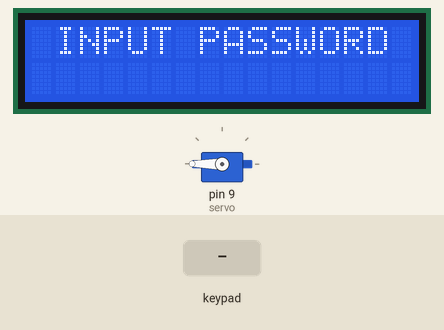
Recording of a sketch running on a simulated Arduino Uno, built with avr-gcc and run on an emulated ATmega328P. Shown: servo, 16×2 character LCD. Inputs (shaded band) come from the test bench.

Above: at 1.8 s.
1.9 s: keypad keys 0 1 0 2 0 3 pressed 0.4 s apart
At 5.1 s:
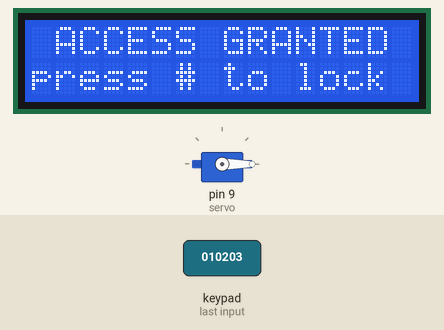
5.8 s: keypad keys 0 1 0 2 0 3 # pressed 0.4 s apart
At 9.5 s:
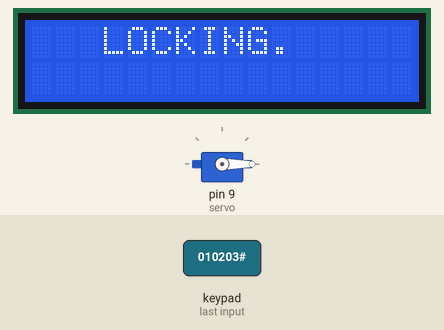
11.6 s: key '*' pressed
At 14.4 s:
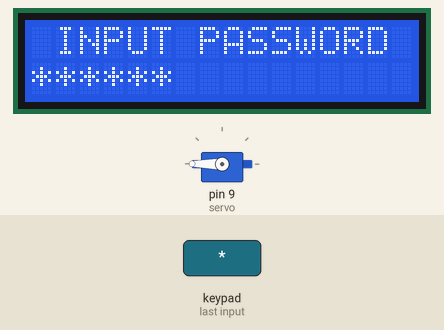
14.6 s: key '#' pressed
At 15.6 s:
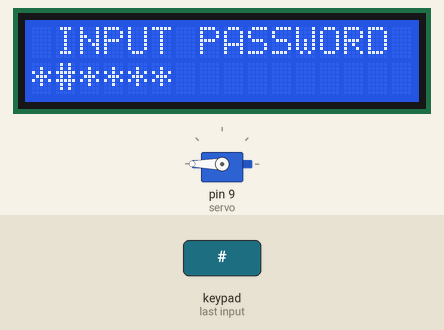
16.1 s: keypad keys * * * * * * # pressed 0.4 s apart
At 17.6 s:
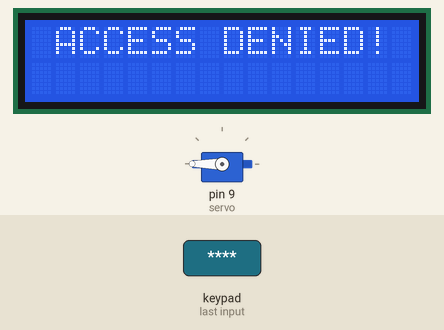
20.6 s: keypad keys 1 3 9 7 2 2 # pressed 0.4 s apart
At 24.3 s:
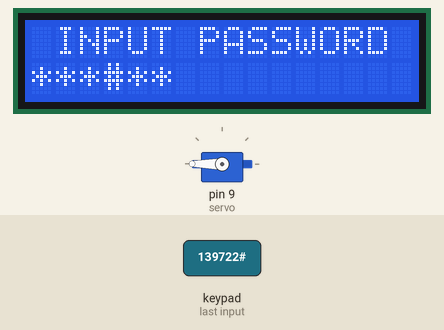
Timing chart, 0 to 25.8 s (numbered marks = the images above; inputs shaded):
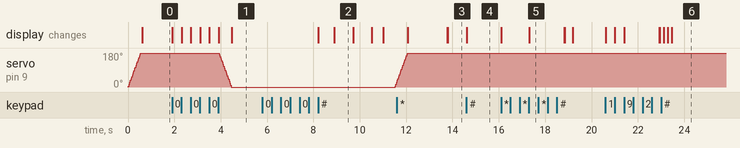

Measured:
- after the input at 1.9 s, servo on pin 9 (servo): moves from 180° to 0° over 0.51 s, starting after 2.0 s; the display: first changes at once (image 1 shows a later state)
- after the input at 5.8 s, servo on pin 9 (servo): 0° → 25° after 5.7 s; the display: first changes after 2.4 s (image 2 shows a later state)
- after the input at 11.6 s, the display: first differs from a run without the input after 2.2 s (image 3)
- after the input at 14.6 s, the display: changes at once (image 4)
- after the input at 16.1 s, the display: first changes at once (image 5 shows a later state)
- after the input at 20.6 s, the display: first changes at once (image 6 shows a later state)

The sketch:

DoorLockSYS.ino
```cpp
#include <Keypad.h>
#include <LiquidCrystal.h>
#include <Servo.h>

Servo servo; // mendeklrasi fungsi servo dengan nama servo

LiquidCrystal lcd(A0, A1, A2, A3, A4, A5); // rs en d4 d5 d6 mengatur pin yang digunakan untuk lcd/ mode 4 bit lcd untuk menghemat pin uno

#define panjang_pass 7 // mendefine panjang password + dengan null char

int pos = 0;    // variabel untuk posisi servo

char data[panjang_pass]; // membuat array char data sepanjang panjang_pass yang telah di define
char pass[panjang_pass] = "010203";     //password untuk program ini
int data_count = 0, pass_count = 0; // variabel counting
bool pass_benar; // variable untuk mengecek password
char input_keypad; // variabel input_keypad

int salah =0; // variabel untuk menyimpan berapa x kesalahan

const byte ROWS = 4; // membuat array untuk keypad
const byte COLS = 3;
char keys[ROWS][COLS] = {
  {'1', '2', '3'},
  {'4', '5', '6'},
  {'7', '8', '9'},
  {'*', '0', '#'}
};
bool door = true; // untuk mengecek posisi slot pintu. 1/true untuk tertutup dan 0/false untuk terbuka

byte rowPins[ROWS] = {8, 7, 6, 5}; //untuk connect antar pin keypad dengan arduino
byte colPins[COLS] = {4, 3, 2};

Keypad keypad( makeKeymap(keys), rowPins, colPins, ROWS, COLS); //untuk membuat map keypad

void setup()
{
  servo.attach(9); // mengatur pin yang digunakan oleh servo
  ServoClose(); // memanggil fungsi servoclose untuk menutup servo, untuk jaga2 apabila servo keadaan awalnya hidup
  lcd.begin(16, 2); // menginisialisasi lcd dengan memanggil fungsi pada library lcd

}

void loop()
{
  if (door == 0)
  {
    input_keypad = keypad.getKey();

    if (input_keypad == '#')

    {

    lcd.clear();
      lcd.setCursor (3,0);
        lcd.print("LOCKING");
        delay (700);
      lcd.setCursor (10,0);
        lcd.print(".");
        delay (800);
      lcd.setCursor (11,0);
        lcd.print(".");
        delay (800);
      lcd.setCursor (12,0);
        lcd.print(".");
        delay (500);
        lcd.clear();
        delay (500);
        ServoClose();
      lcd.setCursor (5,0);
      lcd.print("LOCKED");
      delay (1700);

      door = 1;
    }
  }

  else Open();
}

void clearData()
{
  while (data_count != 0)
  { // untuk panjang dari data
    data[data_count--] = 0; //untuk menghapus data pada array untuk membuat baru data
  }
  return;
}

void ServoOpen()
{
  for (pos = 180; pos >= 0; pos -= 5) { //posisi dari 180 sampe 0 derajat, setiap putaran sebanyak 1 derajat

    servo.write(pos);              // menulis servo agar ke posisi
    delay(15);                       // menunggu 15 ms sebelum ke posisi selanjutnya
  }
}

void ServoClose()
{
  for (pos = 0; pos <= 180; pos += 5) { //posisi dari 0 sampe 180 derajat, setiap putaran sebanyak 1 derajat
    servo.write(pos);              // menulis servo agar ke posisi
    delay(15);                       // menunggu 15 ms sebelum ke posisi selanjutnya
  }
}

void Open()
{
  lcd.setCursor(1, 0);
  lcd.print("INPUT PASSWORD");

  input_keypad = keypad.getKey();
  if (input_keypad) // untuk memastikan bahwa keypad di tekan
  {
    lcd.setCursor(0, 1);
    lcd.print("******");     //untuk menyembunyikan password
    data[data_count] = input_keypad; // menyimpan input_keypad yang ditekan ke char data
    lcd.setCursor(data_count, 1); // memindahkan cursor lcd setiap data ditekan
    lcd.print(data[data_count]); //menampilkan data selama keypad ditekan
    data_count++; //mengincrement data array untuk menyimpan data selanjutnya

  }

  if (data_count == panjang_pass - 1) // untuk mengecek apakah data count sebanyak dengan panjang_pass-1
  {
    if (strcmp(data, pass) == 0) //membandingkan dua buah string, apabila password yg dimasukkan sama maka akan bernilai 0 lalu menuju ke dalam state if
    {
      lcd.clear();
      ServoOpen();
      lcd.print(" ACCESS GRANTED");
      lcd.setCursor(0,1);
      lcd.print("press # to lock");
      door = 0; // pintu terbuka
    }

    else
    {
      lcd.clear();

      lcd.setCursor(1,0);
      lcd.print("ACCESS DENIED!");
      salah++;
      check();
      delay(1500);
      door = 1; //pintu tertutup

    }
    clearData();
  }

}

void check() // untuk mengecek banyak nya salah input password
{
  if(salah >= 3)
  {
    char timetxt[100];
    lcd.clear();
    lcd.setCursor(0, 0);
    lcd.print("Password Salah");
    lcd.setCursor(0, 1);
    lcd.print("sebanyak 3x");
    delay(5000);
    lcd.clear();
    lcd.setCursor(0, 0);

    for(int time = 30; time >0; time--){
        itoa(time, timetxt, 10);
        lcd.setCursor(0, 0);
        lcd.print("Tunggu");
        lcd.setCursor(7, 0);
        lcd.print(timetxt);
        lcd.setCursor(10,0);
        lcd.print("Detik");
        delay(1000);
        lcd.clear();

    }

    lcd.setCursor(0, 0);
    lcd.print("Silahkan Masukan");
    lcd.setCursor(0, 1);
    lcd.print("Password Lagi");
    delay(2000);
    lcd.clear();

    salah = 0;
    clearData();
    Open();
  }
}
```
